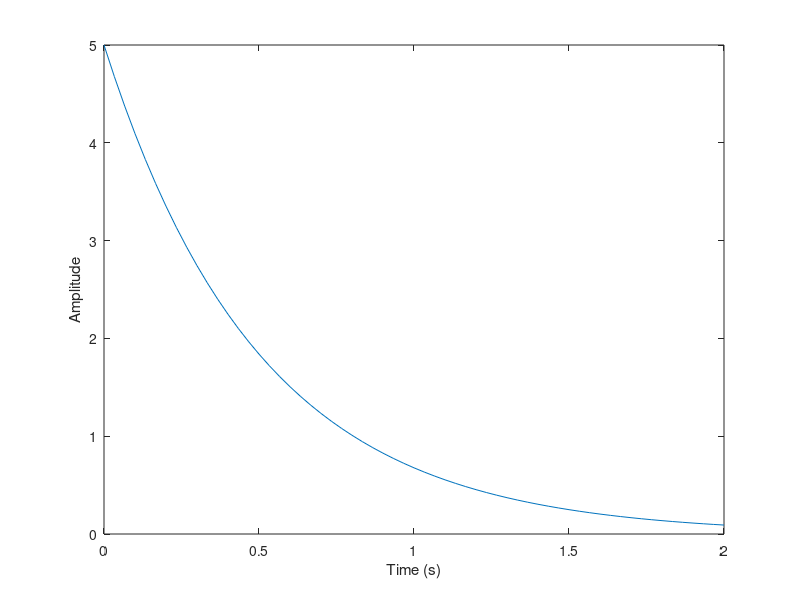

The MATLAB script that drew this image:
a=5;
alpha=2;
d=2;
sr=30;
t=0:1/sr:d;
x=a* exp(-alpha *t);
plot(t, x );
xlabel('Time (s)');
ylabel('Amplitude');
